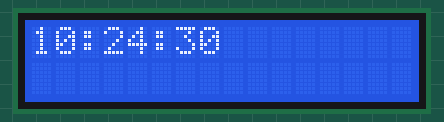
A sketch run on a simulated Arduino Uno, built with avr-gcc and run on an emulated ATmega328P. Shown: 16×2 character LCD. Wiring (inferred from the names in the program): DS3231 clock at I2C address 0x68. The local clock reads 2024-03-15 10:24:30 at power-on unless the sketch sets it; what the sketch prints to the serial monitor is not drawn.

Above: at 0.1 s.
At 4.1 s:
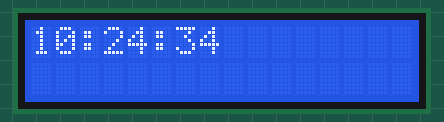
At 9.1 s:
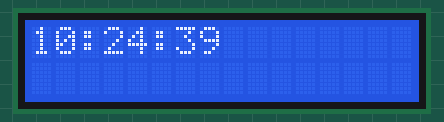
At 19.1 s:
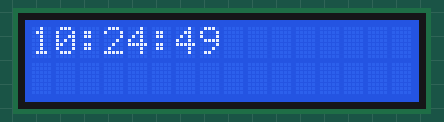
At 28.1 s:
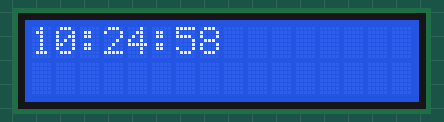
At 38.1 s:
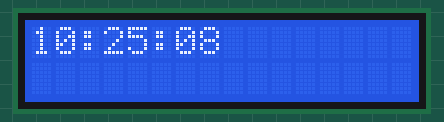

Measured:
- what the display in image 1 shows lasts 1.0 s, from 4.0 s to 5.0 s

The sketch:

rtc_time_check.ino
```cpp
#include <Wire.h>

#include <Wire.h>     //needed because DS3231 uses I2C Bus
#include <RTClib.h>   //needed becuase we have ready-made functions of this librray
#include <LiquidCrystal.h>
const int rs = 12, en = 11, d4 = 5, d5 = 4, d6 = 3, d7 = 2;
LiquidCrystal lcd(rs, en, d4, d5, d6, d7);

RTC_DS3231 rtc;     //the object rtc is created from the class RTC_DS3231
char daysOfTheWeek[7][4] = {"Sun", "Mon", "Tue", "Wed", "Thu", "Fri", "Sat"};
#define deviceAddress 0x68


void setup()
{
  Serial.begin(9600);
  lcd.begin(16, 2);

  rtc.begin();
  // Serial.println("I called setup");
  // rtc.adjust(DateTime(F(__DATE__), F(__TIME__)));//auto update from computer time

  //rtc.adjust(DateTime(2018, 12, 23, 9, 15, 17));//set date-time manualy:yr,mo,dy,hr,mn,sec
}

void  loop()
{
  //--read Date and Tme from DS3231 using the method now()---------------------;
  //--store the Date and Time into another user define object bamed nowTime
  DateTime nowTime = rtc.now();

  //---show Day and Date on Top Line of LCD--------------
  int x = nowTime.dayOfTheWeek(); //dyOfTheWeek() is a pre-defined method
  // Serial.println(x);
  Serial.print(daysOfTheWeek[x]);    //days of the Week[] is the user defined array
  Serial.print(": ");

  Serial.print(nowTime.day());
  Serial.print("/");

  Serial.print(nowTime.month());
  Serial.print("/");

  Serial.print(nowTime.year());

  Wire.beginTransmission(deviceAddress); //START, Roll Cal
  Wire.write(0x00); //set SEC Register address
  Wire.endTransmission(); //Execute the above queued data, ACK, STOP

  Wire.requestFrom(deviceAddress, 3);   //SEC, MIN, and HRS to read from RTC as BCD
  byte bcdSeconds = Wire.read();
  byte bcdMinutes = Wire.read();
  byte bcdHours = Wire.read();
  //-----------------------------

  Serial.print("  Time: ");
  //show HRS--
  Serial.print(bcdHours >> 4);
  Serial.print(bcdHours & 0x0F);
  Serial.print(':');
  {
    lcd.clear();
    lcd.print(bcdHours >> 4);
    lcd.print(bcdHours & 0x0F);
    lcd.print(':');
  }

  //show MIN--
  Serial.print(bcdMinutes >> 4);
  Serial.print(bcdMinutes & 0x0F);
  Serial.print(':');
  {
    lcd.print(bcdMinutes >> 4);
    lcd.print(bcdMinutes & 0x0F);
    lcd.print(':');
  }

  //shiw SEC
  Serial.print(bcdSeconds >> 4);
  Serial.print(bcdSeconds & 0x0F);
  Serial.println();
  {
    lcd.print(bcdSeconds >> 4);
    lcd.print(bcdSeconds & 0x0F);
    // lcd.print(':');
  }
}
```
